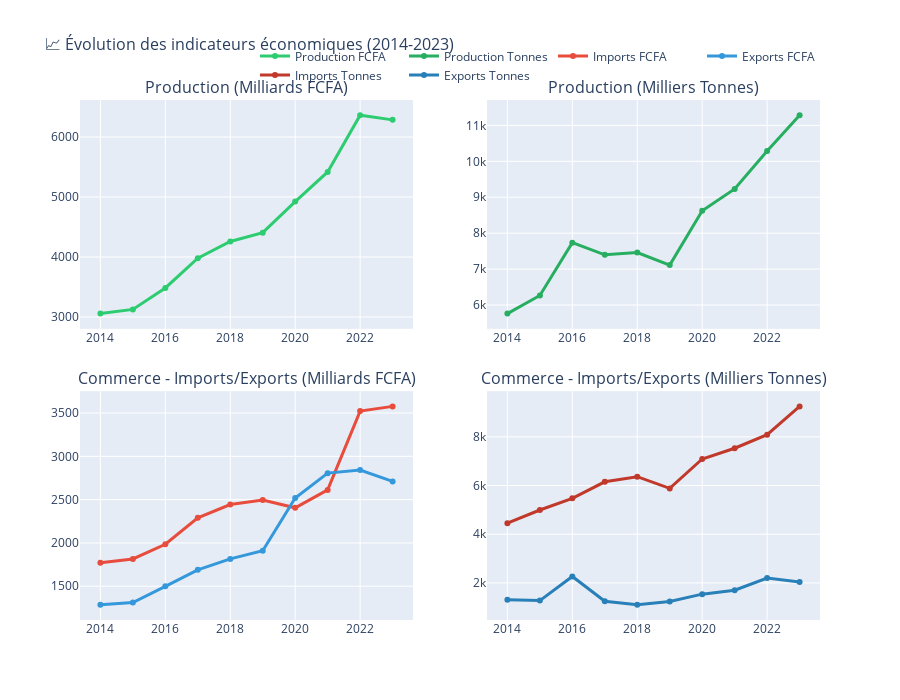

Notebook source saved alongside this figure:
### Markdown cell above
## 6. 📊 Visualisations exploratoires

### 6.1 Évolution temporelle de la Production, Consommation et Commerce

### Code cell
# Graphique d'évolution temporelle avec Plotly
fig = make_subplots(
    rows=2, cols=2,
    subplot_titles=(
        'Production (Milliards FCFA)', 
        'Production (Milliers Tonnes)',
        'Commerce - Imports/Exports (Milliards FCFA)',
        'Commerce - Imports/Exports (Milliers Tonnes)'
    ),
    vertical_spacing=0.12,
    horizontal_spacing=0.1
)

# Production FCFA
fig.add_trace(
    go.Scatter(x=df_total['year'], y=df_total['production_fcfa'], 
               mode='lines+markers', name='Production FCFA',
               line=dict(color='#2ecc71', width=3)),
    row=1, col=1
)

# Production Tonnes
fig.add_trace(
    go.Scatter(x=df_total['year'], y=df_total['production_tonnes'], 
               mode='lines+markers', name='Production Tonnes',
               line=dict(color='#27ae60', width=3)),
    row=1, col=2
)

# Commerce FCFA
fig.add_trace(
    go.Scatter(x=df_commerce_total['year'], y=df_commerce_total['imports_fcfa'], 
               mode='lines+markers', name='Imports FCFA',
               line=dict(color='#e74c3c', width=3)),
    row=2, col=1
)
fig.add_trace(
    go.Scatter(x=df_commerce_total['year'], y=df_commerce_total['exports_fcfa'], 
               mode='lines+markers', name='Exports FCFA',
               line=dict(color='#3498db', width=3)),
    row=2, col=1
)

# Commerce Tonnes
fig.add_trace(
    go.Scatter(x=df_commerce_total['year'], y=df_commerce_total['imports_tonnes'], 
               mode='lines+markers', name='Imports Tonnes',
               line=dict(color='#c0392b', width=3)),
    row=2, col=2
)
fig.add_trace(
    go.Scatter(x=df_commerce_total['year'], y=df_commerce_total['exports_tonnes'], 
               mode='lines+markers', name='Exports Tonnes',
               line=dict(color='#2980b9', width=3)),
    row=2, col=2
)

fig.update_layout(
    height=700,
    title_text="📈 Évolution des indicateurs économiques (2014-2023)",
    title_font_size=16,
    showlegend=True,
    legend=dict(orientation="h", yanchor="bottom", y=1.02, xanchor="right", x=1)
)

fig.show()

### Figure 1 — Plotly figure (JSON) as saved in the notebook; plotly's stock layout.template omitted (floating-point values rounded to 4 significant figures)
{"data": [{"line": {"color": "#2ecc71", "width": 3}, "mode": "lines+markers", "name": "Production FCFA", "type": "scatter", "x": [2014, 2015, 2016, 2017, 2018, 2019, 2020, 2021, 2022, 2023], "xaxis": "x", "y": [3056.0, 3126.0, 3484.0, 3979.0, 4259.0, 4406.0, 4924.0, 5419.0, 6365.0, 6287.0], "yaxis": "y"}, {"line": {"color": "#27ae60", "width": 3}, "mode": "lines+markers", "name": "Production Tonnes", "type": "scatter", "x": [2014, 2015, 2016, 2017, 2018, 2019, 2020, 2021, 2022, 2023], "xaxis": "x2", "y": [5762.0, 6266.0, 7737.0, 7398.0, 7462.0, 7113.0, 8626.0, 9230.0, 10290.0, 11280.0], "yaxis": "y2"}, {"line": {"color": "#e74c3c", "width": 3}, "mode": "lines+markers", "name": "Imports FCFA", "type": "scatter", "x": [2014, 2015, 2016, 2017, 2018, 2019, 2020, 2021, 2022, 2023], "xaxis": "x3", "y": [1771.0, 1815.0, 1984.0, 2290.0, 2443.0, 2496.0, 2406.0, 2612.0, 3523.0, 3577.0], "yaxis": "y3"}, {"line": {"color": "#3498db", "width": 3}, "mode": "lines+markers", "name": "Exports FCFA", "type": "scatter", "x": [2014, 2015, 2016, 2017, 2018, 2019, 2020, 2021, 2022, 2023], "xaxis": "x3", "y": [1286.0, 1311.0, 1499.0, 1689.0, 1816.0, 1911.0, 2518.0, 2806.0, 2842.0, 2710.0], "yaxis": "y3"}, {"line": {"color": "#c0392b", "width": 3}, "mode": "lines+markers", "name": "Imports Tonnes", "type": "scatter", "x": [2014, 2015, 2016, 2017, 2018, 2019, 2020, 2021, 2022, 2023], "xaxis": "x4", "y": [4454.0, 4994.0, 5474.0, 6153.0, 6364.0, 5882.0, 7090.0, 7533.0, 8088.0, 9251.0], "yaxis": "y4"}, {"line": {"color": "#2980b9", "width": 3}, "mode": "lines+markers", "name": "Exports Tonnes", "type": "scatter", "x": [2014, 2015, 2016, 2017, 2018, 2019, 2020, 2021, 2022, 2023], "xaxis": "x4", "y": [1308.0, 1272.0, 2263.0, 1245.0, 1098.0, 1231.0, 1536.0, 1698.0, 2197.0, 2033.0], "yaxis": "y4"}], "layout": {"annotations": [{"font": {"size": 16}, "showarrow": false, "text": "Production (Milliards FCFA)", "x": 0.225, "xanchor": "center", "xref": "paper", "y": 1, "yanchor": "bottom", "yref": "paper"}, {"font": {"size": 16}, "showarrow": false, "text": "Production (Milliers Tonnes)", "x": 0.775, "xanchor": "center", "xref": "paper", "y": 1, "yanchor": "bottom", "yref": "paper"}, {"font": {"size": 16}, "showarrow": false, "text": "Commerce - Imports/Exports (Milliards FCFA)", "x": 0.225, "xanchor": "center", "xref": "paper", "y": 0.44, "yanchor": "bottom", "yref": "paper"}, {"font": {"size": 16}, "showarrow": false, "text": "Commerce - Imports/Exports (Milliers Tonnes)", "x": 0.775, "xanchor": "center", "xref": "paper", "y": 0.44, "yanchor": "bottom", "yref": "paper"}], "height": 700, "legend": {"orientation": "h", "x": 1, "xanchor": "right", "y": 1.02, "yanchor": "bottom"}, "showlegend": true, "title": {"font": {"size": 16}, "text": "📈 Évolution des indicateurs économiques (2014-2023)"}, "xaxis": {"anchor": "y", "domain": [0, 0.45]}, "xaxis2": {"anchor": "y2", "domain": [0.55, 1]}, "xaxis3": {"anchor": "y3", "domain": [0, 0.45]}, "xaxis4": {"anchor": "y4", "domain": [0.55, 1]}, "yaxis": {"anchor": "x", "domain": [0.56, 1]}, "yaxis2": {"anchor": "x2", "domain": [0.56, 1]}, "yaxis3": {"anchor": "x3", "domain": [0, 0.44]}, "yaxis4": {"anchor": "x4", "domain": [0, 0.44]}}}
